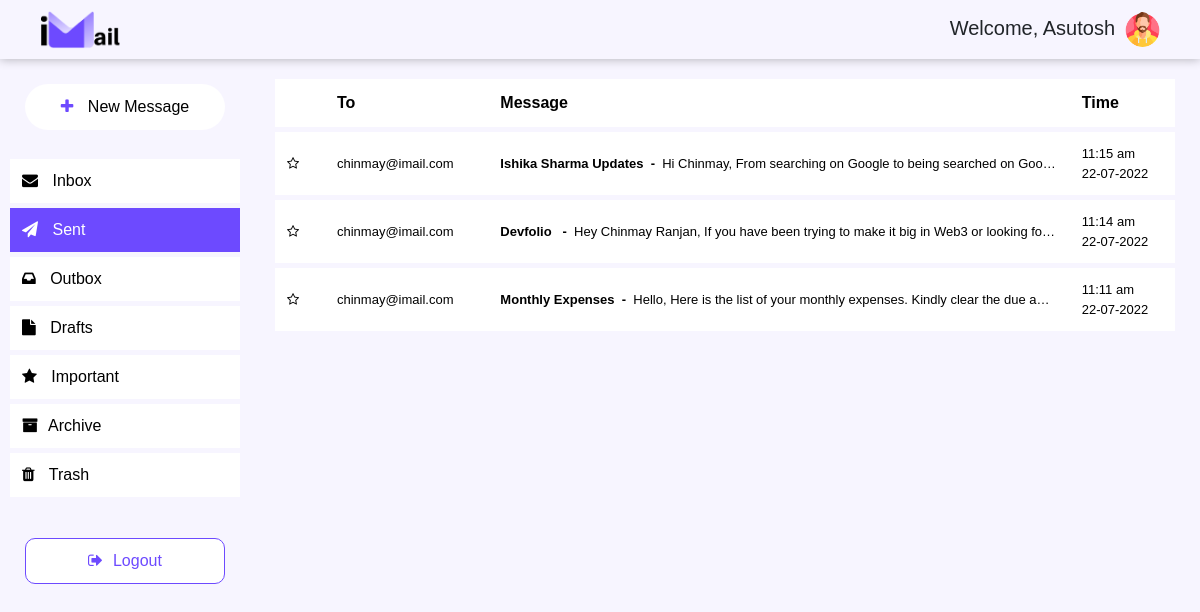
Page /sentmails.php (signed in) on the committed database.
### tables this page shows
CREATE TABLE `mail` (
  `mid` int(4) NOT NULL,
  `sender` varchar(50) DEFAULT NULL,
  `receiver` varchar(50) DEFAULT NULL,
  `dttime` datetime DEFAULT NULL,
  `sub` varchar(50) DEFAULT NULL,
  `mailbox` varchar(10) DEFAULT NULL,
  `status` int(2) DEFAULT NULL,
  `message` text DEFAULT NULL,
  `owner` varchar(50) DEFAULT NULL,
  `attachment` varchar(50) DEFAULT NULL
);

### sentmails.php (the view, shortened to what this page needs)
<?php
include './config/config.php';
$user = $_SESSION['email'];
?>
<!DOCTYPE html>
<html lang="en">
<head>
    <?php include "./includes/headerlinks.php" ?>
</head>
<body>
    <?php include "./includes/insideNavbar.php" ?>
    <main class="mailbox_main">
        <?php include "./includes/sidebar.php" ?>
        <div class="mailArea">
            <div class="mailContainer">
                <table class="customTable">
                    <thead>
                        <tr>
                            <th style="width: 50px;"></th>
                            <th>To</th>
                            <th style="max-width: calc(100vw - 800px);">Message</th>
                            <th>Time</th>
                        </tr>
                    </thead>
                    <tbody>
                        <?php
                        $sql = "Select * from mail where MailBox='sent' and owner='$user' order by dttime desc";
                        $res = mysqli_query($conn, $sql);
                        while ($row = mysqli_fetch_assoc($res)) {
                            $dateAndTimeArray =  preg_split("/\ /", $row['dttime']);
                            $formatedDateArray =  preg_split("/\-/", $dateAndTimeArray[0]);
                            $formatedDate = "$formatedDateArray[2]-$formatedDateArray[1]-$formatedDateArray[0]";
                            $formatedTimeArray =  preg_split("/\:/", $dateAndTimeArray[1]);
                            $formatedTime = "";
                            if ((int) $formatedTimeArray[0] > 12) {
                                $actualValue = (int) $formatedTimeArray[0] - 12;
                                $formatedTime = "$actualValue:$formatedTimeArray[1] pm";
                            } else  $formatedTime = "$formatedTimeArray[0]:$formatedTimeArray[1] am";
                            $json_encodeValue = json_encode($row);
                            echo "<tr  onclick='redirectToMailBox($json_encodeValue);'  style='border-top:5px solid rgb(247, 245, 255);' >
                                    <td> <i class='fa fa-star-o' aria-hidden='true'></i> </td>
                                    <td>$row[receiver]</td>
                                    <td style='max-width: calc(100vw - 700px);  white-space: nowrap;
                                    overflow: hidden;text-overflow: ellipsis;' ><b>$row[sub]&nbsp;&nbsp;-&nbsp;&nbsp;</b>$row[message]</td>
                                    <td>$formatedTime<br />$formatedDate</td>
                                 </tr>";
                        }
                        ?>
                    </tbody>
                </table>
            </div>
        </div>
    </main>
</body>
</html>

### css/style.css (style rules this page uses)
* { margin: 0; padding: 0; -webkit-box-sizing: border-box; box-sizing: border-box; font-family: "PT Sans", sans-serif; }
.mailbox_main { display: -webkit-box; display: -ms-flexbox; display: flex; background: #f7f5ff; }
.mailbox_main .mailArea { background: #f7f5ff; width: calc(100vw - 250px); }
.mailbox_main .mailArea .mailContainer { margin: 20px 25px; height: calc(100vh - 100px); overflow: auto; }
.mailbox_main .mailArea .mailContainer table { width: 100%; padding: 10px 15px; }
.mailbox_main .mailArea .mailContainer table tbody tr { background: white; cursor: pointer; font-size: 13px; }
.mailbox_main .mailArea .mailContainer table.customTable { width: 100%; border-collapse: collapse; color: #000000; }
.mailbox_main .mailArea .mailContainer table.customTable td, .mailbox_main .mailArea .mailContainer table.customTable th { padding: 12px; }
.mailbox_main .mailArea .mailContainer table.customTable th { -webkit-box-shadow: 0 0 30px black; box-shadow: 0 0 30px black; }
.mailbox_main .mailArea .mailContainer table.customTable thead { background: white; position: -webkit-sticky; position: sticky; top: 0; }
.mailbox_main .mailArea .mailContainer table.customTable thead tr { width: 100%; }

### rows in the picture
mail: receiver "chinmay@imail.com", sub "Ishika Sharma Updates", message "Hi Chinmay, From searching on Google to being searched on Goo…", dttime "11:15 am", dttime "22-07-2022"
mail: receiver "chinmay@imail.com", sub "Devfolio", message "Hey Chinmay Ranjan, If you have been trying to make it big in Web3 or looking fo…", dttime "11:14 am", dttime "22-07-2022"
mail: receiver "chinmay@imail.com", sub "Monthly Expenses", message "Hello, Here is the list of your monthly expenses. Kindly clear the due a…", dttime "11:11 am", dttime "22-07-2022"

### other values in the picture
$username "Asutosh"
